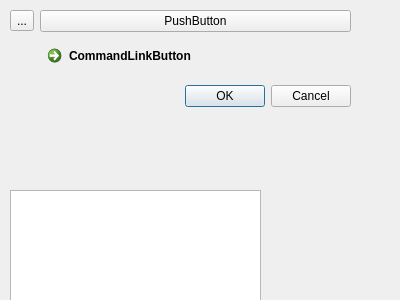
<?xml version="1.0" encoding="UTF-8"?>
<ui version="4.0">
 <class>Form</class>
 <widget class="QWidget" name="Form">
  <property name="geometry">
   <rect>
    <x>0</x>
    <y>0</y>
    <width>400</width>
    <height>300</height>
   </rect>
  </property>
  <property name="windowTitle">
   <string>Form</string>
  </property>
  <widget class="QWidget" name="formLayoutWidget">
   <property name="geometry">
    <rect>
     <x>10</x>
     <y>10</y>
     <width>341</width>
     <height>171</height>
    </rect>
   </property>
   <layout class="QFormLayout" name="formLayout">
    <item row="0" column="1">
     <widget class="QPushButton" name="pushButton">
      <property name="text">
       <string>PushButton</string>
      </property>
     </widget>
    </item>
    <item row="0" column="0">
     <widget class="QToolButton" name="toolButton">
      <property name="text">
       <string>...</string>
      </property>
     </widget>
    </item>
    <item row="1" column="1">
     <widget class="QCommandLinkButton" name="commandLinkButton">
      <property name="text">
       <string>CommandLinkButton</string>
      </property>
     </widget>
    </item>
    <item row="2" column="1">
     <widget class="QDialogButtonBox" name="buttonBox">
      <property name="standardButtons">
       <set>QDialogButtonBox::Cancel|QDialogButtonBox::Ok</set>
      </property>
     </widget>
    </item>
   </layout>
  </widget>
  <widget class="QTreeView" name="treeView">
   <property name="geometry">
    <rect>
     <x>10</x>
     <y>190</y>
     <width>251</width>
     <height>111</height>
    </rect>
   </property>
  </widget>
 </widget>
 <resources/>
 <connections/>
</ui>
